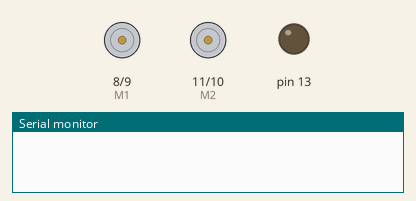
Recording of a sketch running on a simulated Arduino Uno, built with avr-gcc and run on an emulated ATmega328P. Shown: direction and speed pins drawn as motors (green arrow = direction pin HIGH = forward, orange = LOW = backward, longer = more drive), output pins drawn as LEDs (lit = HIGH), the last lines printed to the serial monitor.

Above: at 0.05 s.
At 0.87 s:
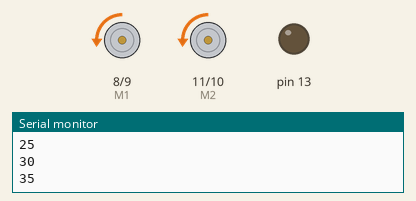
At 1.52 s:
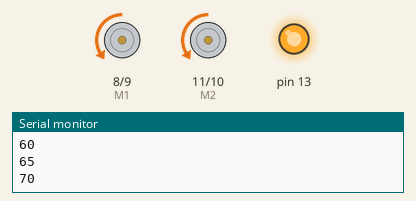
At 2.98 s:
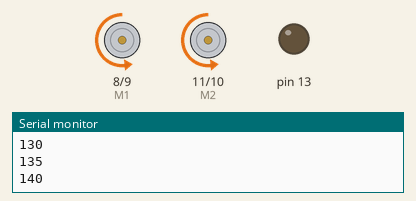
At 4.43 s:
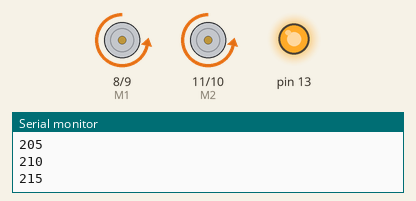
At 5.93 s:
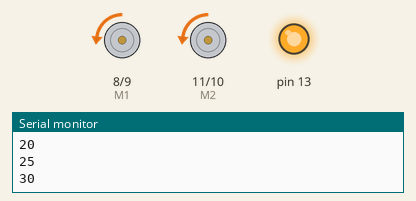
Timing chart, 0 to 6.2 s (numbered marks = the images above):
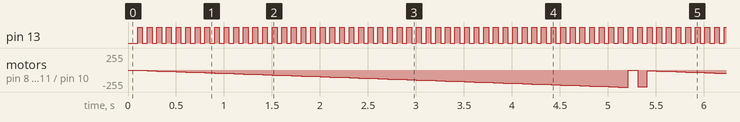

Measured:
- by itself, pin 13: alternates HIGH for 0.05 s and LOW for 0.05 s
- by itself, motor on pin 8 (M1) / pin 9 (E1): stopped → backward 5/255 at 0.10 s, → backward 10/255 0.10 s later, → backward 15/255 0.10 s later, → backward 20/255 0.10 s later, … (399 changes in this stretch)
- by itself, motor on pin 11 (M2) / pin 10 (E2): stopped → backward 5/255 at 0.10 s, → backward 10/255 0.10 s later, → backward 15/255 0.10 s later, → backward 20/255 0.10 s later, … (399 changes in this stretch)

The sketch:

dfrobotteszt.ino
```cpp
// DFRobot test program

#define E1 9
#define M1 8
#define E2 10
#define M2 11

void setup()
{
 Serial.begin(9600);
pinMode(13,OUTPUT);
pinMode(M1,OUTPUT);
pinMode(M2,OUTPUT);
digitalWrite(M1,LOW);
digitalWrite(M2,LOW);

}

void loop(){
int value;
for(value=0;value<=255;value+=5){
analogWrite(E1,value);
analogWrite(E2,value);
delay(50);
digitalWrite(13,LOW);
delay(50);
digitalWrite(13,HIGH);
Serial.println(value);
}

}
```
